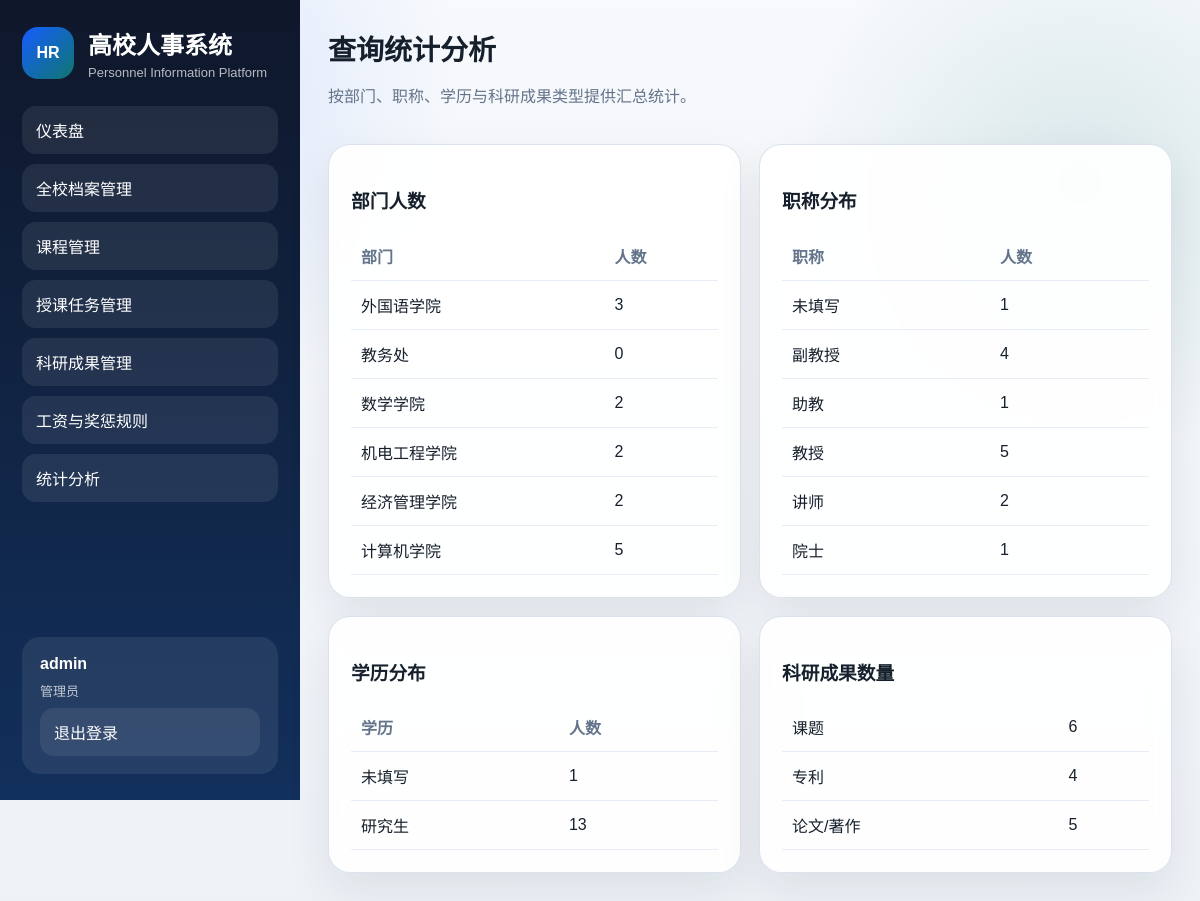
The app's page /statistics (signed in) with its own data.
### models.py (models this page shows, shortened)
class TimestampMixin:
    created_at = Column(DateTime)
    updated_at = Column(DateTime)

class User(TimestampMixin, Base):
    __tablename__ = "users"
    id = Column(Integer, primary_key=True)
    username = Column(String(64), unique=True, nullable=False, index=True)
    password_hash = Column(String(255), nullable=False)
    role = Column(String(20), nullable=False, default="teacher", index=True)
    employee_id = Column(Integer, ForeignKey("employees.id"))
    employee = relationship("Employee", back_populates="user", uselist=False)

class Department(TimestampMixin, Base):
    __tablename__ = "departments"
    id = Column(Integer, primary_key=True)
    name = Column(String(100), unique=True, nullable=False, index=True)
    description = Column(String(255))
    employees = relationship("Employee", back_populates="department")

class Employee(TimestampMixin, Base):
    __tablename__ = "employees"
    id = Column(Integer, primary_key=True)
    employee_no = Column(String(32), unique=True, nullable=False, index=True)
    name = Column(String(50), nullable=False)
    gender = Column(String(10), nullable=False)
    birth_date = Column(Date)
    education = Column(String(50), index=True)
    degree = Column(String(50))
    major = Column(String(100))
    hire_date = Column(Date)
    department_id = Column(Integer, ForeignKey("departments.id"), nullable=False)
    title = Column(String(50), index=True)
    position = Column(String(50))
    salary_grade = Column(String(20))
    phone = Column(String(30))
    email = Column(String(120))
    reward_punishment = Column(Text)
    status = Column(String(20), nullable=False, default="在职", index=True)
    notes = Column(Text)
    department = relationship("Department", back_populates="employees")
    user = relationship("User", back_populates="employee", uselist=False)
    course_assignments = relationship("TeachingAssignment", back_populates="employee")
    research_projects = relationship("ResearchProject", back_populates="employee")
    patents = relationship("Patent", back_populates="employee")
    publications = relationship("Publication", back_populates="employee")

### app.py (the view)
    @app.route("/statistics")
    @role_required("admin")
    def statistics():
        department_stats = (
            db.session.query(Department.name, db.func.count(Employee.id))
            .outerjoin(Employee, Employee.department_id == Department.id)
            .group_by(Department.id, Department.name)
            .all()
        )
        title_stats = (
            db.session.query(Employee.title, db.func.count(Employee.id))
            .group_by(Employee.title)
            .all()
        )
        education_stats = (
            db.session.query(Employee.education, db.func.count(Employee.id))
            .group_by(Employee.education)
            .all()
        )
        research_stats = {
            "projects": ResearchProject.query.count(),
            "patents": Patent.query.count(),
            "publications": Publication.query.count(),
        }
        return render_template(
            "stats/index.html",
            department_stats=department_stats,
            title_stats=title_stats,
            education_stats=education_stats,
            research_stats=research_stats,
        )

### app.py (called while the page is built)
def register_context(app: Flask) -> None:
    @app.context_processor
    def inject_user():
        return {
            "current_user": get_current_user(),
            "employee_statuses": EMPLOYEE_STATUSES,
            "gender_options": GENDER_OPTIONS,
            "salary_grade_options": SALARY_GRADE_OPTIONS,
            "course_natures": COURSE_NATURES,
            "research_statuses": RESEARCH_STATUSES,
            "publication_types": PUBLICATION_TYPES,
        }

### extensions.py (called while the page is built)
    def init_app(self, app) -> None:
        uri = app.config["SQLALCHEMY_DATABASE_URI"]
        connect_args = {}
        if uri.startswith("sqlite:///"):
            connect_args["check_same_thread"] = False
        engine = create_engine(uri, connect_args=connect_args)
        SessionLocal.configure(bind=engine)
        Base.metadata.bind = engine
        Base.query = SessionLocal.query_property()
        Base.metadata.create_all(bind=engine)
        @app.teardown_appcontext
        def remove_session(exception=None):
            SessionLocal.remove()

### utils.py (called while the page is built)
def get_current_user() -> User | None:
    user_id = session.get("user_id")
    if not user_id:
        return None
    return db.session.get(User, user_id)

def role_required(*roles):
    def decorator(view):
        @wraps(view)
        def wrapped_view(*args, **kwargs):
            user = get_current_user()
            if not user:
                flash("请先登录系统。", "warning")
                return redirect(url_for("login"))
            if user.role not in roles:
                abort(403)
            return view(*args, **kwargs)
        return wrapped_view
    return decorator

### templates/stats/index.html
{% extends 'base.html' %}
{% block content %}
<section class="page-head">
    <div>
        <h2>查询统计分析</h2>
        <p>按部门、职称、学历与科研成果类型提供汇总统计。</p>
    </div>
</section>
<section class="panel-grid">
    <article class="panel">
        <div class="panel-head"><h3>部门人数</h3></div>
        <table>
            <thead><tr><th>部门</th><th>人数</th></tr></thead>
            <tbody>
                {% for name, count in department_stats %}
                <tr><td>{{ name }}</td><td>{{ count }}</td></tr>
                {% endfor %}
            </tbody>
        </table>
    </article>
    <article class="panel">
        <div class="panel-head"><h3>职称分布</h3></div>
        <table>
            <thead><tr><th>职称</th><th>人数</th></tr></thead>
            <tbody>
                {% for name, count in title_stats %}
                <tr><td>{{ name or '未填写' }}</td><td>{{ count }}</td></tr>
                {% endfor %}
            </tbody>
        </table>
    </article>
    <article class="panel">
        <div class="panel-head"><h3>学历分布</h3></div>
        <table>
            <thead><tr><th>学历</th><th>人数</th></tr></thead>
            <tbody>
                {% for name, count in education_stats %}
                <tr><td>{{ name or '未填写' }}</td><td>{{ count }}</td></tr>
                {% endfor %}
            </tbody>
        </table>
    </article>
    <article class="panel">
        <div class="panel-head"><h3>科研成果数量</h3></div>
        <table>
            <tbody>
                <tr><td>课题</td><td>{{ research_stats.projects }}</td></tr>
                <tr><td>专利</td><td>{{ research_stats.patents }}</td></tr>
                <tr><td>论文/著作</td><td>{{ research_stats.publications }}</td></tr>
            </tbody>
        </table>
    </article>
</section>
{% endblock %}

### templates/base.html (shortened to what this page needs)
<!DOCTYPE html>
<html lang="zh-CN">
<head>
    <link rel="stylesheet" href="{{ url_for('static', filename='css/style.css') }}">
</head>
<body class="{% if current_user %}logged-in{% else %}guest{% endif %}">
    <div class="{% if current_user %}app-shell{% else %}public-shell{% endif %}">
        {% if current_user %}
        <aside class="sidebar">
            <div class="brand">
                <div class="brand-mark">HR</div>
                <div>
                    <h1>高校人事系统</h1>
                    <p>Personnel Information Platform</p>
                </div>
            </div>
            <nav class="nav">
                {% if current_user.role == 'admin' %}
                <a href="{{ url_for('dashboard') }}">仪表盘</a>
                <a href="{{ url_for('employee_list') }}">全校档案管理</a>
                <a href="{{ url_for('course_list') }}">课程管理</a>
                <a href="{{ url_for('teaching_list') }}">授课任务管理</a>
                <a href="{{ url_for('research_home') }}">科研成果管理</a>
                <a href="{{ url_for('salary_rules') }}">工资与奖惩规则</a>
                <a href="{{ url_for('statistics') }}">统计分析</a>
                {% else %}
                <a href="{{ url_for('dashboard') }}">仪表盘</a>
                <a href="{{ url_for('employee_list') }}">我的档案</a>
                <a href="{{ url_for('course_list') }}">我的课程</a>
                <a href="{{ url_for('research_home') }}">我的科研</a>
                <a href="{{ url_for('salary_rules') }}">工资与奖惩规则</a>
                {% endif %}
            </nav>
            <div class="account-card">
                <div class="account-name">{{ current_user.username }}</div>
                <div class="account-meta">{{ '管理员' if current_user.role == 'admin' else '教师账号' }}</div>
                <a class="ghost-btn" href="{{ url_for('logout') }}">退出登录</a>
            </div>
        </aside>
        {% endif %}
        <main class="content {% if not current_user %}auth-layout{% endif %}">
            {% block content %}{% endblock %}
        </main>
    </div>
</body>
</html>

### static/css/style.css (style rules this page uses)
:root { --bg: #eef2f7; --panel: rgba(255, 255, 255, 0.92); --ink: #16202c; --muted: #64748b; --brand: #165dff; --brand-2: #0f4bd8; --line: #d7dfeb; --accent: #0f766e; --danger: #d14343; --shadow: 0 18px 45px rgba(17, 24, 39, 0.08); }
* { box-sizing: border-box; }
body { margin: 0; color: var(--ink); font-family: "Microsoft YaHei", "PingFang SC", sans-serif; background: radial-gradient(circle at 10% 10%, rgba(22, 93, 255, 0.14), transparent 25%), radial-gradient(circle at 90% 20%, rgba(15, 118, 110, 0.12), transparent 22%), linear-gradient(180deg, #f7f9fc 0%, var(--bg) 100%); }
a { color: inherit; text-decoration: none; }
.app-shell { min-height: 100vh; display: grid; grid-template-columns: 300px 1fr; }
.sidebar { background: linear-gradient(180deg, #0f172a 0%, #12305c 100%); color: #fff; padding: 26px 22px; display: flex; flex-direction: column; gap: 26px; position: sticky; top: 0; height: 100vh; }
.brand { display: flex; gap: 14px; align-items: center; }
.brand-mark { width: 52px; height: 52px; border-radius: 16px; display: grid; place-items: center; background: linear-gradient(135deg, #165dff, #0f766e); font-weight: 800; }
.brand h1, .brand p { margin: 0; }
.brand p { color: rgba(255, 255, 255, 0.7); font-size: 13px; margin-top: 4px; }
.nav { display: grid; gap: 10px; }
.nav a, .ghost-btn { padding: 12px 14px; border-radius: 14px; background: rgba(255, 255, 255, 0.08); transition: transform .18s ease, background .18s ease; }
.account-card { margin-top: auto; padding: 18px; border-radius: 18px; background: rgba(255, 255, 255, 0.08); display: grid; gap: 8px; }
.account-name { font-weight: 700; }
.account-meta { color: rgba(255,255,255,.72); font-size: 13px; }
.content { padding: 28px; }
.hero-banner, .login-panel, .panel, .metric-card { background: var(--panel); border: 1px solid rgba(215, 223, 235, 0.9); box-shadow: var(--shadow); backdrop-filter: blur(10px); }
.hero-banner h2, .login-hero h2, .page-head h2 { margin: 0; font-size: 28px; }
.hero-banner p, .page-head p, .login-hero p { color: var(--muted); line-height: 1.65; }
.panel, .login-card { border-radius: 22px; padding: 22px; }
.page-head { display: flex; justify-content: space-between; gap: 18px; align-items: center; }
.metrics, .panel-grid { display: grid; gap: 18px; margin-top: 18px; }
.panel-grid { grid-template-columns: repeat(auto-fit, minmax(340px, 1fr)); }
table { width: 100%; border-collapse: collapse; margin-top: 8px; }
th, td { padding: 12px 10px; border-bottom: 1px solid #e7edf5; text-align: left; }
th { color: var(--muted); font-weight: 700; }

### records on screen
User: username "admin", role "管理员"
Department: name "外国语学院", id "3"
Department: name "教务处", count "0"
Department: name "数学学院", id "2"
Department: name "机电工程学院", count "2"
Department: name "经济管理学院", count "2"
Department: name "计算机学院", count "5"
Employee: education "研究生", id "13"

### other values on screen
{{ name or '未填写' }} "未填写" "副教授" "助教" "教授" "讲师" "院士"
{{ count }} "1" "4" "1" "5" "2" "1"
{{ name or '未填写' }} "未填写"
{{ count }} "1"
{{ research_stats.projects }} "6"
{{ research_stats.patents }} "4"
{{ research_stats.publications }} "5"
